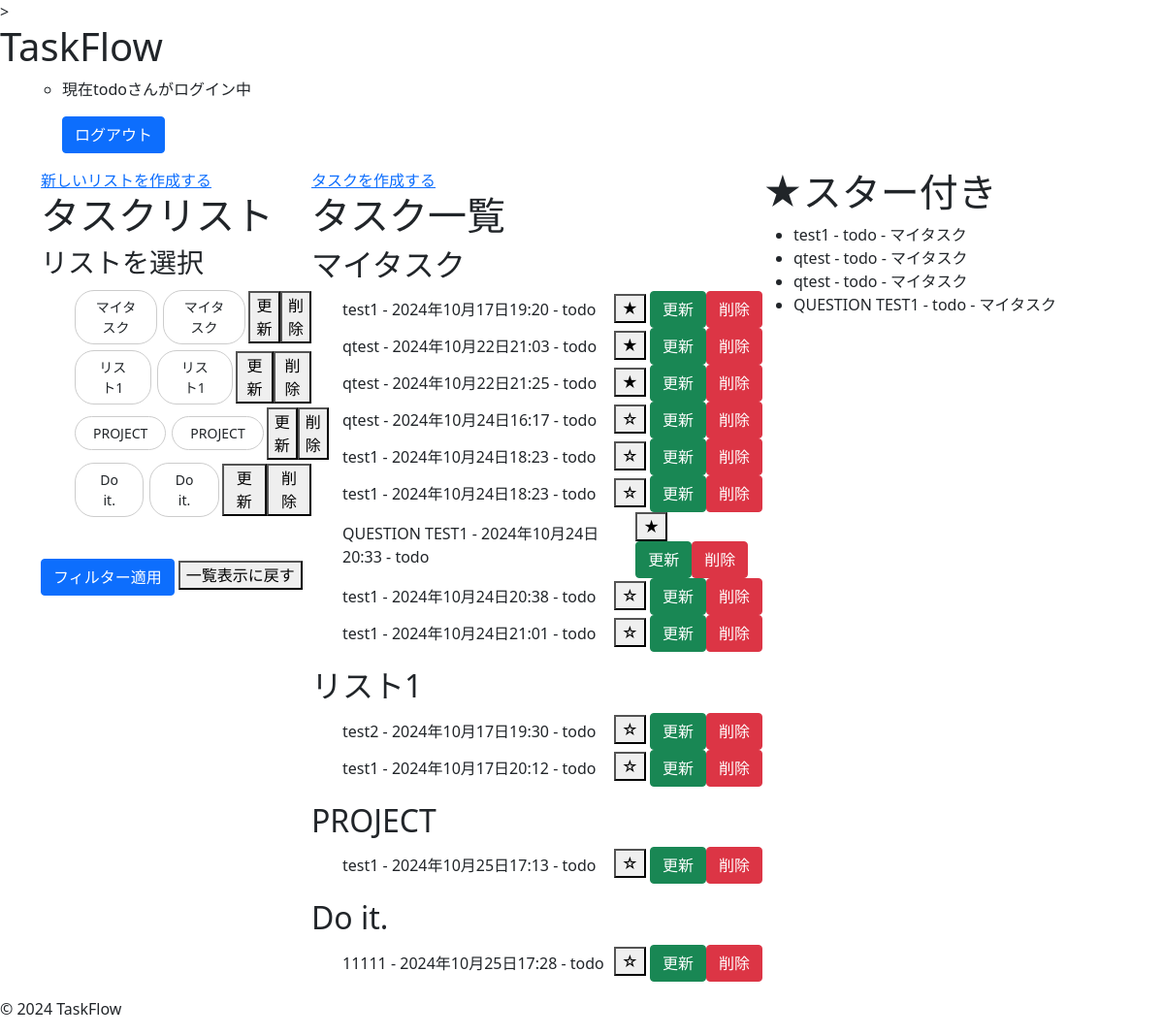
The page /tasks/ (signed in) on the database as committed earlier.
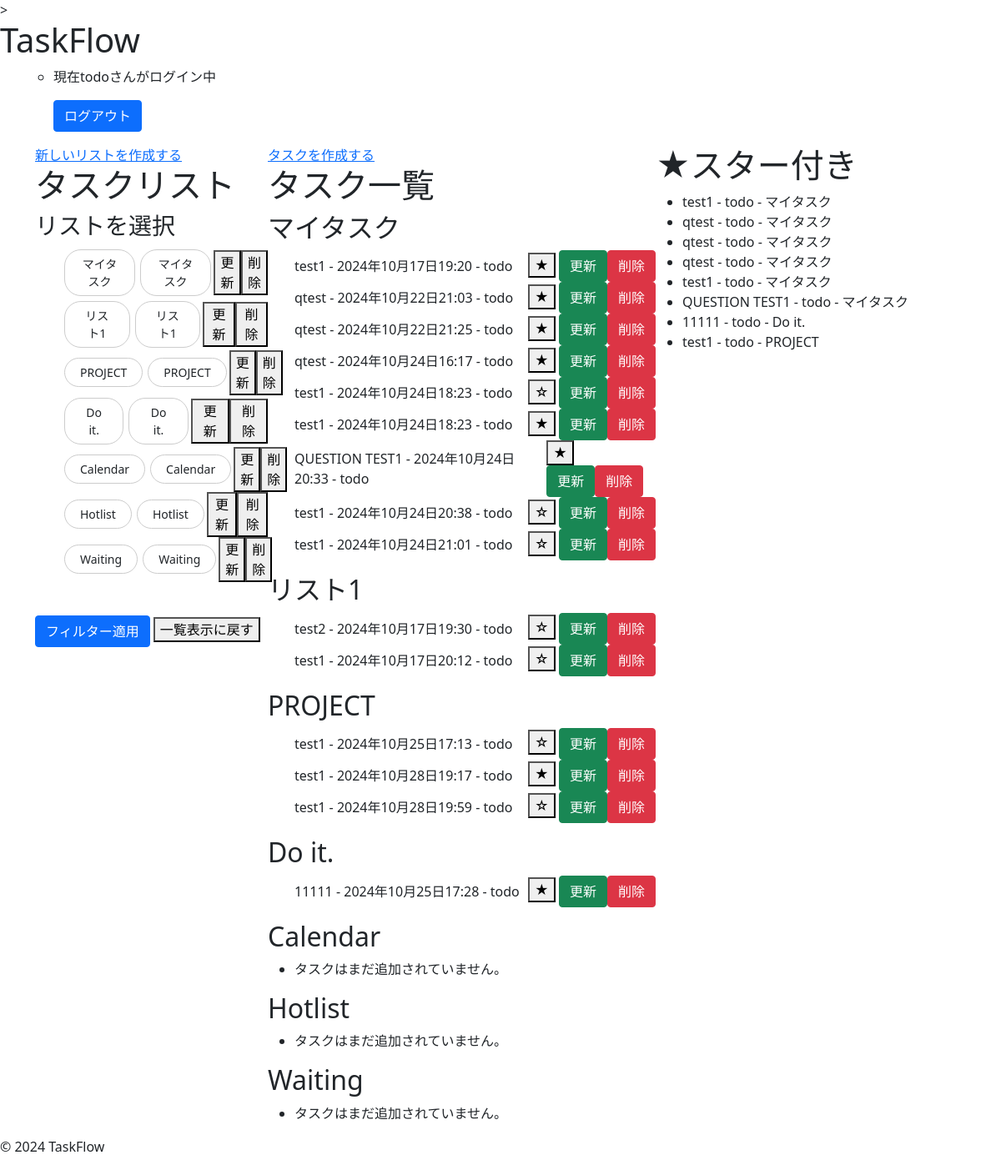
The same page on the database as committed later.
### todo_app/models.py (models this page shows, shortened)
class TaskList(models.Model):
    name=models.CharField(max_length=20) #リスト名

class TaskCreate(models.Model):
    title=models.CharField(max_length=20) #タスクのタイトル
    description=models.TextField(null=True,blank=True) #説明
    due_date=models.DateTimeField(default=timezone.now) #期日
    user = models.ForeignKey(settings.AUTH_USER_MODEL, on_delete=models.CASCADE) #作成したユーザー
    is_starred=models.BooleanField(default=False) #スターの状態
    list=models.ForeignKey(TaskList,on_delete=models.CASCADE,default=1) #リストモデルとの関係

### accounts/models.py (models this page shows)
class CustomUser(AbstractUser):
    username=models.CharField(max_length=20,null=False,unique=True) #ユーザーネーム
    age=models.IntegerField(null=True, blank=True) #年齢
    mail=models.EmailField(max_length=30,null=True, blank=True,unique=True) #メールアドレス

### todo_app/views.py (the view)
# urls.py: path('tasks/', TaskListView.as_view(), name='task_list'),  # タスク一覧
class TaskListView(ListView):
    model = TaskCreate  # 表示するモデル
    template_name = 'todo_app/task_list.html'  # 使用するテンプレート
    context_object_name = 'tasks'  # テンプレートで使用するオブジェクト名
    def get_queryset(self):
        return TaskCreate.objects.filter(user=self.request.user)
    def get_context_data(self, **kwargs):
        context = super().get_context_data(**kwargs)
        context['lists'] = TaskList.objects.all()  # すべてのリストを表示
        return context

### templates/todo_app/task_list.html (shortened to what this page needs)
{% extends 'base.html' %}
{% load static %}
{% block content %}
    <div class='container'>
        <div class='list-filter'>
            <a href="{%url 'list_create' %}">新しいリストを作成する</a>
            <h1>タスクリスト</h1>
            <form method='get' action="{%url 'task_filter' %}">
                <h3>リストを選択</h3>
                <ul>
                    {% for list in lists %}
                        <li style="display: flex; align-items: center; justify-content: space-between;">
                            <label for="check2" onmouseover="showBorder(this)" onmouseout="hideBorder(this)">{{ list.name }}</label>
                            <label for="checkbox" onmouseover="showBorder(this)" onmouseout="hideBorder(this)">{{ list.name }}</label>
                            <div class="btn-group" >
                                <form action="{% url 'list_update' list.id %}">
                                    <button type="submit" class="button">更新</button>
                                </form>
                                <form action="{% url 'list_delete' list.id %}" method="post" onsubmit="return confirmDeleteList();">
                                    <button type="submit">削除</button>
                                </form>
                            </div>
                        </li>
                    {%endfor%}
                </ul>
                <br>
                    <button type='submit' class="btn btn-primary">フィルター適用</button>
                    <button onclick="clearCheckboxes()">一覧表示に戻す</button>
            </form>
        </div>
        <div class='task-list'>
                <a href="{%url 'task_create' %}">タスクを作成する</a>
            <h1>タスク一覧</h1>
            {% for list in lists %}
                <div class="list-container" onmouseover="showBorder(this)" onmouseout="hideBorder(this)">
                    <h2>{{ list.name }}</h2>
                    <ul>
                        {% for task in list.taskcreate_set.all %}
                        <li style="display: flex; align-items: center; justify-content: space-between;">
                            <span>
                                {{ task.title }} - {{ task.due_date }} - {{ task.user.username }}
                            </span>
                        <form action="{% url 'toggle_star' task.id %}" method="post" style="background: none; border: none; cursor: none;">
                            <button type="submit">
                                {% if task.is_starred %}
                                ★
                                {% else %}
                                ☆
                                {% endif %}
                            </button>
                        <div class='btn-group'>
                            </form>
                            <form action="{% url 'task_update' list.id %}" method="get">
                                <button type="submit" class="btn btn-success">更新</button>
                            </form>
                            <form action="{% url 'task_delete' task.id %}" method="post" onsubmit="return confirmDeleteTask();" class="d-inline">
                                <button type="submit" class="btn btn-danger">削除</button>
                            </form>
                        </div>
                        </li>
                    {% empty %}
                    <li>タスクはまだ追加されていません。</li>
                    {% endfor %}
                    </ul>
                </div>
            {%endfor%}
         <div class="star-list">
             <h1>★スター付き</h1>
             <ul>
                 {% for task in tasks %}
                    {% if task.is_starred %}
                    <li>
                        {{ task.title }} - {{ task.user.username }} - {{ task.list.name }}
                    </li>
                    {%endif%}
                {% empty %}
                    <li>スター付きタスクはありません。</li>
                {% endfor %}
            </ul>
        </div>
{% endblock %}

Rows that differ between the two databases and show on the page:
added TaskList: name "Calendar"
added TaskList: name "Hotlist"
added TaskList: name "Waiting"
now on one of the page's lists (row edited): TaskCreate: title "qtest", user.username "todo", list.name "マイタスク"
changed TaskCreate (number 4 of 15 on the later page): is_starred "☆" → "★"
now on one of the page's lists (row edited): TaskCreate: title "test1", user.username "todo", list.name "マイタスク"
changed TaskCreate (number 6 of 15 on the later page): is_starred "☆" → "★"
added TaskCreate: title "test1", due_date "2024年10月28日19:17", user.username "todo", list.name "PROJECT"
added TaskCreate: title "test1", due_date "2024年10月28日19:59", user.username "todo", shown under TaskList "PROJECT"
now on one of the page's lists (row edited): TaskCreate: title "11111", user.username "todo", list.name "Do it."
changed TaskCreate (number 15 of 15 on the later page): is_starred "☆" → "★"
